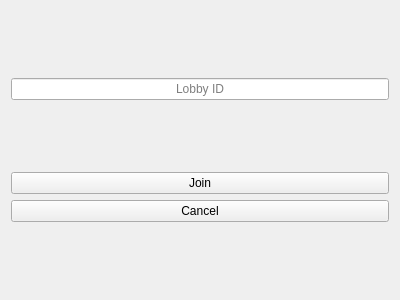
<?xml version="1.0" encoding="UTF-8"?>
<ui version="4.0">
 <class>SetLobbyIdWidget</class>
 <widget class="QWidget" name="SetLobbyIdWidget">
  <property name="geometry">
   <rect>
    <x>0</x>
    <y>0</y>
    <width>400</width>
    <height>300</height>
   </rect>
  </property>
  <property name="windowTitle">
   <string>Form</string>
  </property>
  <layout class="QVBoxLayout" name="verticalLayout">
   <item>
    <spacer name="verticalSpacerTop">
     <property name="orientation">
      <enum>Qt::Orientation::Vertical</enum>
     </property>
     <property name="sizeHint" stdset="0">
      <size>
       <width>20</width>
       <height>40</height>
      </size>
     </property>
    </spacer>
   </item>
   <item>
    <widget class="QLineEdit" name="lobbyIdInput">
     <property name="font">
      <font>
       <bold>false</bold>
      </font>
     </property>
     <property name="alignment">
      <set>Qt::AlignmentFlag::AlignCenter</set>
     </property>
     <property name="placeholderText">
      <string>Lobby ID</string>
     </property>
    </widget>
   </item>
   <item>
    <spacer name="verticalSpacerMid">
     <property name="orientation">
      <enum>Qt::Orientation::Vertical</enum>
     </property>
     <property name="sizeHint" stdset="0">
      <size>
       <width>20</width>
       <height>40</height>
      </size>
     </property>
    </spacer>
   </item>
   <item>
    <widget class="QPushButton" name="joinButton">
     <property name="text">
      <string>Join</string>
     </property>
    </widget>
   </item>
   <item>
    <widget class="QPushButton" name="cancelButton">
     <property name="text">
      <string>Cancel</string>
     </property>
    </widget>
   </item>
   <item>
    <spacer name="verticalSpacerBottom">
     <property name="orientation">
      <enum>Qt::Orientation::Vertical</enum>
     </property>
     <property name="sizeHint" stdset="0">
      <size>
       <width>20</width>
       <height>40</height>
      </size>
     </property>
    </spacer>
   </item>
  </layout>
 </widget>
 <resources/>
 <connections/>
</ui>
